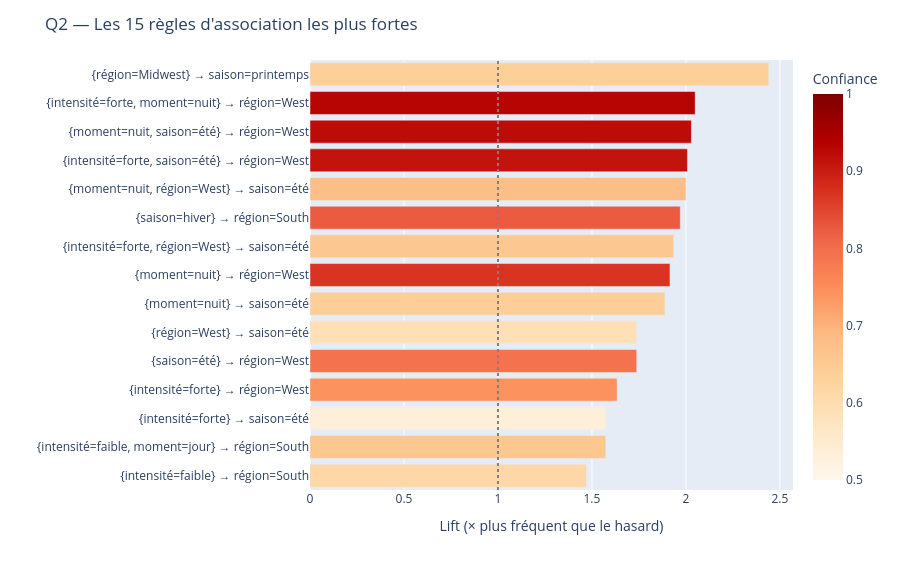

The notebook cell this image was saved under:
### Code cell
plot_rules(rules, top=15).show()

### Figure 1 — Plotly figure (JSON) as saved in the notebook; plotly's stock layout.template omitted (floating-point values rounded to 4 significant figures)
{"data": [{"customdata": [[0.119, 0.615], [0.114, 0.658], [0.077, 0.535], [0.108, 0.743], [0.268, 0.79], [0.268, 0.59], [0.114, 0.641], [0.155, 0.87], [0.071, 0.657], [0.097, 0.824], [0.105, 0.679], [0.071, 0.912], [0.105, 0.922], [0.027, 0.931], [0.078, 0.634]], "hovertemplate": "Lift (× plus fréquent que le hasard)=%{x}<br>support=%{customdata[0]:.3f}<br>Confiance=%{marker.color:.2f}<extra></extra>", "legendgroup": "", "marker": {"color": [0.615, 0.658, 0.535, 0.743, 0.79, 0.59, 0.641, 0.87, 0.657, 0.824, 0.679, 0.912, 0.922, 0.931, 0.634], "coloraxis": "coloraxis", "pattern": {"shape": ""}}, "name": "", "orientation": "h", "showlegend": false, "textposition": "auto", "type": "bar", "x": [1.471, 1.573, 1.575, 1.634, 1.738, 1.738, 1.888, 1.915, 1.935, 1.97, 2.0, 2.008, 2.029, 2.049, 2.441], "xaxis": "x", "y": ["{intensité=faible} → région=South", "{intensité=faible, moment=jour} → région=South", "{intensité=forte} → saison=été", "{intensité=forte} → région=West", "{saison=été} → région=West", "{région=West} → saison=été", "{moment=nuit} → saison=été", "{moment=nuit} → région=West", "{intensité=forte, région=West} → saison=été", "{saison=hiver} → région=South", "{moment=nuit, région=West} → saison=été", "{intensité=forte, saison=été} → région=West", "{moment=nuit, saison=été} → région=West", "{intensité=forte, moment=nuit} → région=West", "{région=Midwest} → saison=printemps"], "yaxis": "y"}], "layout": {"barmode": "relative", "coloraxis": {"autocolorscale": false, "cmax": 1, "cmin": 0.5, "colorbar": {"title": {"text": "Confiance"}}, "colorscale": [[0, "rgb(255,247,236)"], [0.125, "rgb(254,232,200)"], [0.25, "rgb(253,212,158)"], [0.375, "rgb(253,187,132)"], [0.5, "rgb(252,141,89)"], [0.625, "rgb(239,101,72)"], [0.75, "rgb(215,48,31)"], [0.875, "rgb(179,0,0)"], [1, "rgb(127,0,0)"]]}, "height": 570, "legend": {"tracegroupgap": 0}, "margin": {"t": 60}, "shapes": [{"line": {"color": "grey", "dash": "dot"}, "type": "line", "x0": 1, "x1": 1, "xref": "x", "y0": 0, "y1": 1, "yref": "y domain"}], "title": {"text": "Q2 — Les 15 règles d'association les plus fortes"}, "xaxis": {"anchor": "y", "domain": [0, 1], "title": {"text": "Lift (× plus fréquent que le hasard)"}}, "yaxis": {"anchor": "x", "domain": [0, 1], "title": {"text": ""}}}}
